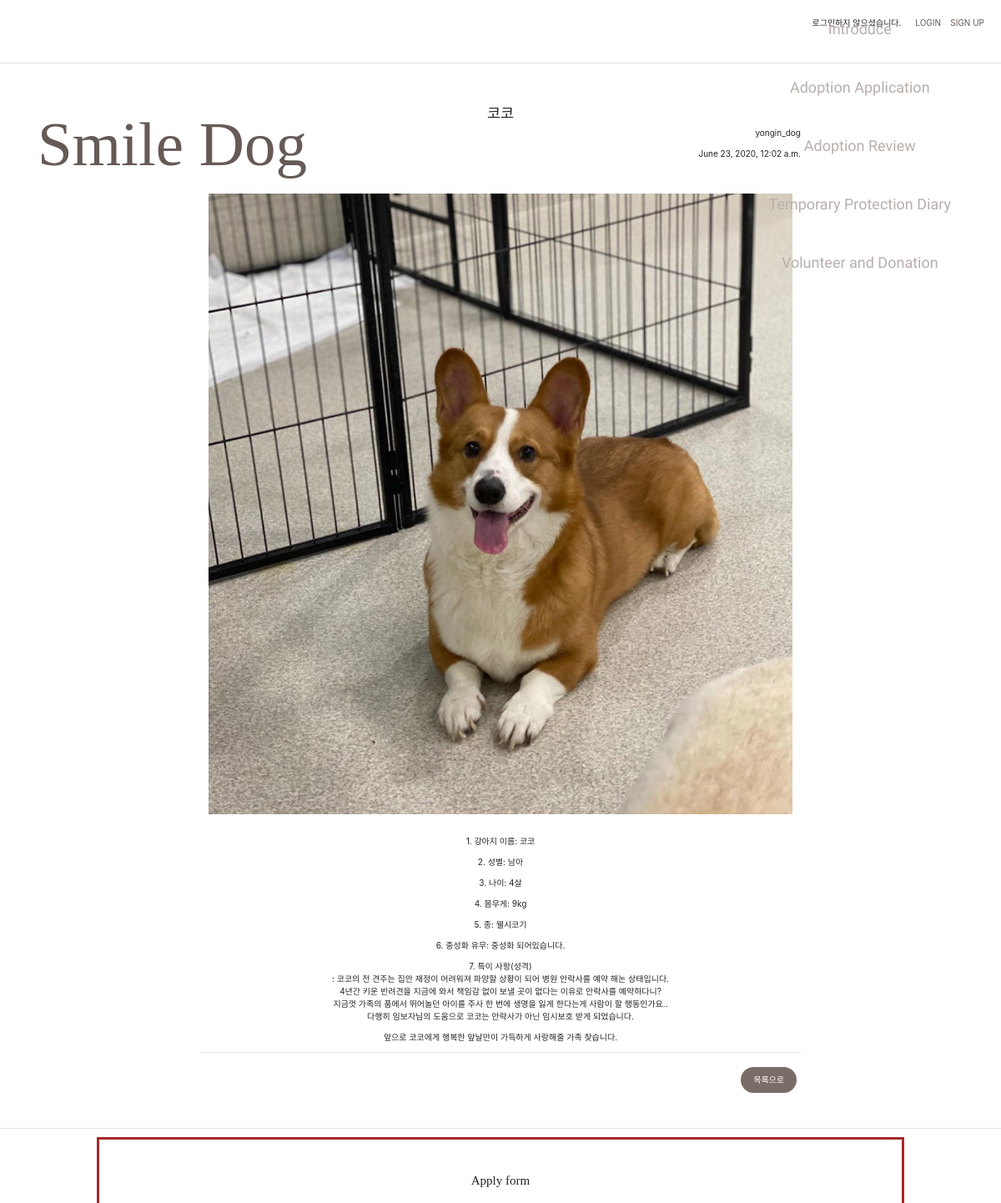
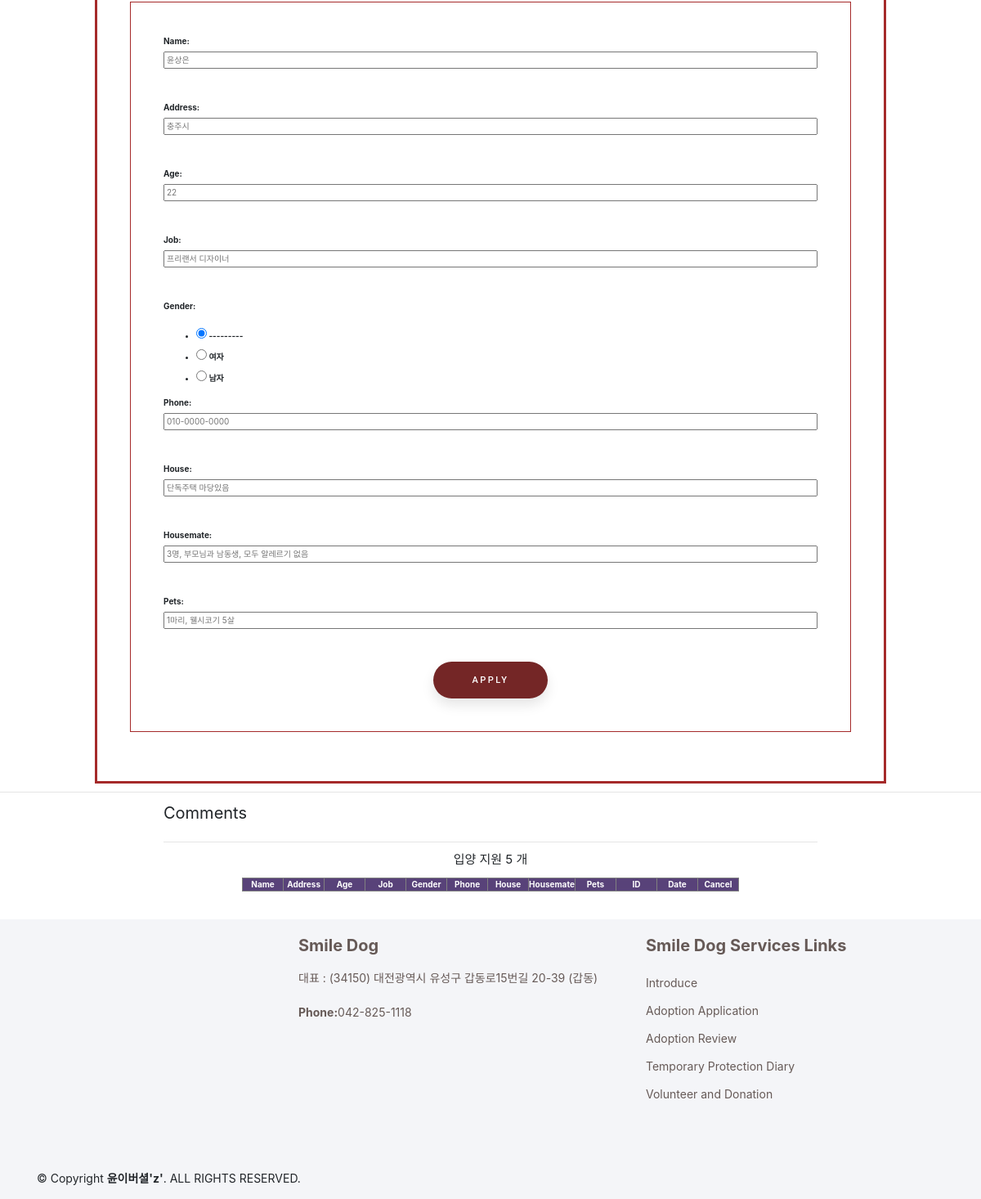
/adoption/58/, run on the app's committed database (2 pictures, top to bottom).
### adoption/models.py (models this page shows, shortened)
class Adoption_Post(models.Model):
    author = models.ForeignKey('auth.User', on_delete=models.CASCADE)
    title = models.CharField(max_length = 200)
    text = models.TextField()
    image = models.ImageField(blank = True, null = True, upload_to="adoption/%Y/%m/%d")
    created_date = models.DateTimeField(default = timezone.now)
    published_date = models.DateTimeField(blank = True, null = True)

### adoption/views.py (the view)
# urls.py: path('<int:post_id>/', views.detail, name = 'detail'),
def detail(request, post_id):
    adoption_posts_detail = get_object_or_404(Adoption_Post, pk = post_id)
    apply_form = ApplyForm()
    return render(request, 'adoption/detail.html',{'adoption_post':adoption_posts_detail, 'apply_form':apply_form})

### adoption/templates/adoption/detail.html (shortened to what this page needs)
{% extends 'adoption/base.html' %}
{% block content %}
    <hr>
    <div style="text-align:center;  ">
        <div style="display: inline-block; text-align: center;  padding: 40px; width: 800px; ">
            <h3 style="font-family: 'Do Hyeon', sans-serif;"> {{adoption_post.title}}</h3>
            <div style="text-align: right;">
                <p>{{adoption_post.author}}</p>
                <p>{{adoption_post.created_date}}</p><br><br>
            </div>
            <div >
                {% if adoption_post.image %}
                    <img src="{{adoption_post.image.url}}" width="700px">
                {% endif %} <br><br>
                <p >{{adoption_post.text | linebreaks}}</p>  <hr>
            </div><br>
            <div style ="text-align:right">
            <a class="detail"href="{% url 'post_list' %}">목록으로</a>
            </div>
        </div>
    </div>
    <hr>
    <div style="text-align:center; ">
        <div style="display: inline-block; text-align: center; border: 3px solid brown; padding: 40px;">
            <div class="form-group">
                <h4 style="font-family: 'Alfa Slab One', cursive;">Apply form</h4> <br>
                <div style="text-align: center;">
                    <div class="form-group" style="display: inline-block; text-align: center; border: 1px solid brown; padding: 40px;">
                        <form method = "POST" action="{% url 'apply' adoption_post.id %}">
                            <div style="text-align: left; width: 800px;">
                                {{ apply_form.as_p }}
                            </div>
                            <div class="wrapss"  style ="text-align : center;">
                              <button class="buttonss" type="submit">Apply</button>
                            </div>
                        </form>
                    </div>
                </div>
            </div>
        </div>
        <hr>
        <div style="text-align:center;">
       <div style="width : 800px; display:inline-block;">
          <div style="text-align:left;">
            <div style="display:inline-block; text-align:left; ">
                <p style="font-size : 20px;">Comments</p>
             </div>
             </div>
              <hr>
            <div style="font-size : 15px; display:inline-block; text-align:right;">
                <p style=" text-align:right;">입양 지원 {{ adoption_post.applys.count }} 개</p>
            </div>
        </div>
        <br>
        <div style="display:inline-block;">
        <table border="1">
            <th  style="width:50px;" class="tabless">Name</th>
            <th  style="width:50px;"  class="tabless" >Address</th>
            <th style="width:50px;" class="tabless">Age</th>
            <th style="width:50px;" class="tabless">Job</th>
            <th style="width:50px;" class="tabless" >Gender</th>
            <th style="width:50px;" class="tabless">Phone</th>
            <th style="width:50px;" class="tabless">House</th>
            <th style="width:50px;" class="tabless">Housemate</th>
            <th style="width:50px;" class="tabless">Pets</th>
            <th style="width:50px;" class="tabless">ID</th>
            <th style="width:50px;" class="tabless">Date</th>
            <th style="width:50px;" class="tabless">Cancel</th>
        </table>
        </div>
        </div>
    </div>
<br><br>
{% endblock content %}

### adoption/templates/adoption/base.html (shortened to what this page needs)
<!DOCTYPE html>
<html lang="en">
    <head>
        <link rel="stylesheet" href="https://maxcdn.bootstrapcdn.com/bootstrap/3.4.1/css/bootstrap.min.css">
        <link href="vendor/bootstrap/css/bootstrap.min.css" rel="stylesheet">
        {% load static %}
        <link rel="stylesheet" href="{% static 'css/adoption.css' %}">
        <link type="text/css" href="css/adoption.css" rel="stylesheet">
    </head>
    <body>
        <div style="text-align: right; padding: 20px;">
            {% if user.is_active %}
            <p><strong>{{ user.username }}</strong> 님 안녕하세요.&nbsp;&nbsp;&nbsp;&nbsp;&nbsp;
                <a href="{% url 'logout' %}">LOGOUT</a></p>
            {% else %}
            <p>로그인하지 않으셨습니다.&nbsp;&nbsp;&nbsp;&nbsp;&nbsp;
                <a href="{% url 'login' %}">LOGIN</a>&nbsp;&nbsp;&nbsp;
                <a href="{% url 'accounts:signup' %}">SIGN UP</a>
            </p>
            {% endif %}
        </div>
        <header id="header" class="fixed-top">
            <div class="container d-flex align-items-center">
            <h1 class="logo mr-auto"><a class="logo mr-auto" href="{% url 'home' %}">Smile Dog</a></h1>
            <nav class="nav-menu d-none d-lg-block">
                <ul class="nav navbar-nav navbar-center">
                <li><a href="{% url 'introduce' %}">Introduce</a></li>
                <li><a href="{% url 'post_list' %}">Adoption Application</a></li>
                <li><a href="{% url 'review_post_list' %}">Adoption Review</a></li>
                <li><a href="{% url 'protection_post_list' %}">Temporary Protection Diary</a></li>
                <li><a href="{% url 'map' %}">Volunteer and Donation</a>
                </li>
                </ul>
            </nav>
            </div>
        </header>
        {% block content %}
        {% endblock content %}
        <footer id="footer">
            <div class="footer-top">
                <div class="container">
                <div class="row">
                    <div class="col-lg-6 col-md-6 footer-contact">
                    <h4>Smile Dog</h4>
                    <p>대표 : (34150) 대전광역시 유성구 갑동로15번길 20-39 (갑동) <br><br>
                        <strong>Phone:</strong>042-825-1118<br>
                    </p>
                    </div>
                    <div class="col-lg-6 col-md-6 footer-links">
                    <h4>Smile Dog Services Links</h4>
                    <ul>
                        <li><a href="{% url 'introduce' %}">Introduce</a></li>
                        <li><a href="{% url 'post_list' %}">Adoption Application</a></li>
                        <li><a href="{% url 'review_post_list' %}">Adoption Review</a></li>
                        <li><a href="{% url 'protection_post_list' %}">Temporary Protection Diary</a></li>
                        <li><a href="{% url 'map' %}">Volunteer and Donation</a></li>
                    </ul>
                    </div>
                </div>
                </div>
            </div>
            <div class="container d-md-flex py-4">
                <div class="mr-md-auto text-center text-md-left">
                <div class="copyright">
                    &copy; Copyright <strong>윤이버셜'z'</strong>. ALL RIGHTS RESERVED.
                </div>
                </div>
            </div>
        </footer>
    </body>
</html>

### adoption/static/css/adoption.css (style rules this page uses)
.mr-auto { color: rgb(102,90,87); }
a { color:rgb(102,90,87); text-decoration: none; }
.logo { text-align: center; font-family: 'Alfa Slab One', cursive; font-size: 75px; }
.nav-menu ul { margin: 0; padding: 0; list-style: none; }
.nav-menu > ul { display: flex; }
.nav-menu > ul > li { position: relative; white-space: nowrap; padding: 10px 0 10px 28px; }
.nav-menu a { display: block; position: relative; color: rgb(184,174,171); transition: 0.3s; font-size: 18px; font-family: 'Suez One', serif; text-align: center; text-decoration: none; }
.nav-menu { top: 0; left: calc(100% - 30px); }
.nav-menu a { padding-right: 35px; }
.nav-menu a:after { font-family: IcoFont; position: absolute; right: 15px; }
#footer { font-size: 14px; background: #f4f5f8; }
#footer .footer-top { padding: 20px 0 20px 350px; background: #f4f5f8; color: rgb(102,90,87); }
#footer .footer-top h4 { font-size: 20px; font-weight: bold; position: relative; padding-bottom: 12px; }
#footer .footer-top .footer-links { margin-bottom: 30px; }
#footer .footer-top .footer-links ul { list-style: none; padding: 0; }
#footer .footer-top .footer-links ul li { padding: 10px 0; display: flex; align-items: center; line-height: 1; }
.detail { background-color: rgb(122, 108, 103); padding: 10px 15px 10px 15px; border-radius: 40px; color :white; margin : 5px; font-family: 'Do Hyeon', sans-serif; }
.wrapss { height: 100%; display: flex; align-items: center; justify-content: center; }
.buttonss { width: 140px; height: 45px; font-family: 'Roboto', sans-serif; font-size: 11px; text-transform: uppercase; letter-spacing: 2.5px; font-weight: 500; color: #fff; background-color: #742626; border: none; border-radius: 45px; box-shadow: 0px 8px 15px rgba(0, 0, 0, 0.1); transition: all 0.3s ease 0s; cursor: pointer; outline: none; }
.tabless { background-color:rgb(88, 66, 121); text-align :center; color:rgb(255, 255, 255); }

### data on the page
Adoption_Post: title "코코", author "yongin_dog", created_date "June 23, 2020, 12:02 a.m.", image (picture), text "1. 강아지 이름: 코코 2. 성별: 남아 3. 나이: 4살 4. 몸무게: 9kg 5. 종: 웰시코기 6. 중성화 유무: 중성화 되어있습니다. 7. 특이 사항(성격) : 코코의 전 견주는 집안 재정이 어려워져 파양할 상황이 되어 병원 안락사를 예약 해논 상태입니다. 4년간 키운 반려견을 지금에 와서 책임감 없이 보낼 곳이 없다는 이유로 안락사를 예약하다니? 지금껏 가족의 품에서 뛰어놀던 아이를 주사 한 번에 생명을 잃게 한다는게 사람이 할 행동인가요.. 다행히 임보자님의 도움으로 코코는 안락사가 아닌 임시보호 받게 되었습니다. 앞으로 코코에게 행복한 앞날만이 가득하게 사랑해줄 가족 찾습니다.", applys.count "5"
